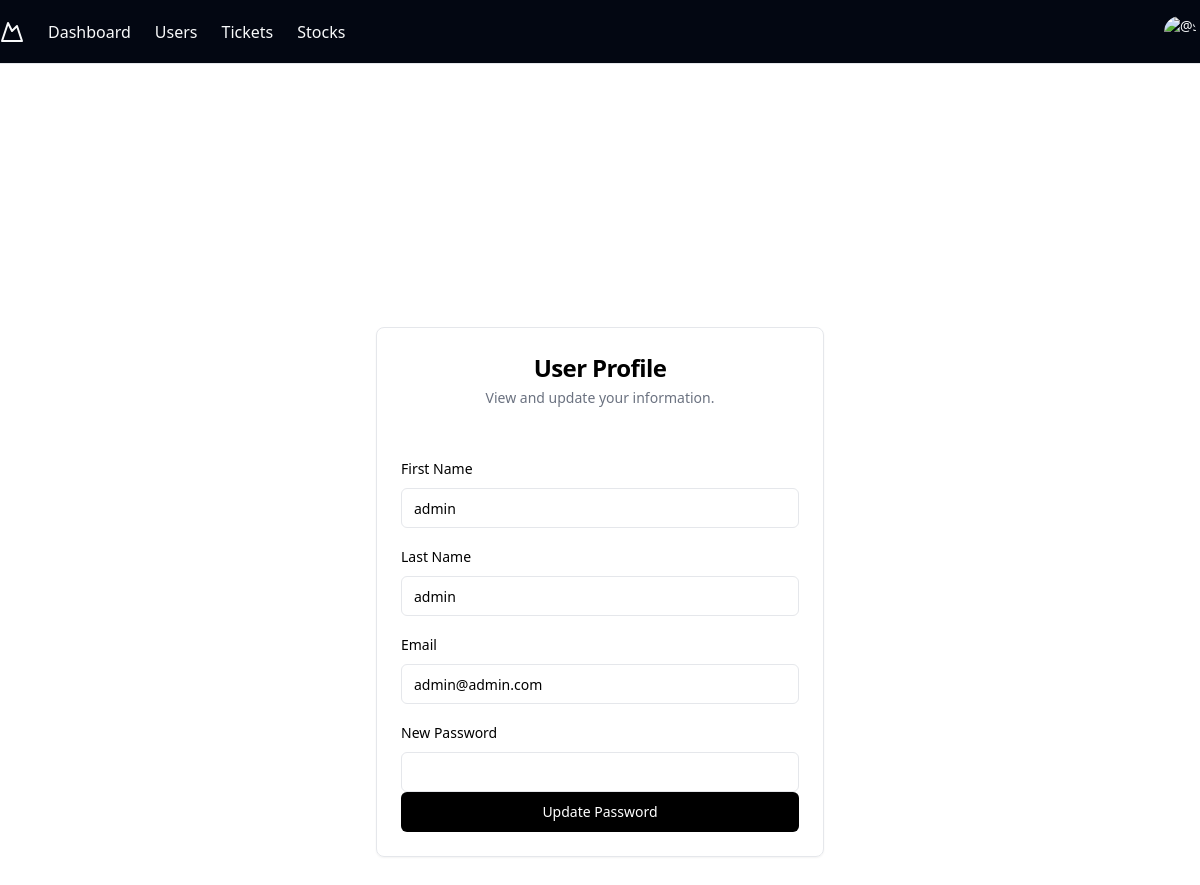
The app's page /profile.php (signed in) with its own data.
### tables this page shows
CREATE TABLE IF NOT EXISTS `users` (
  `id` int(11) NOT NULL AUTO_INCREMENT,
  `firstname` varchar(100) NOT NULL,
  `lastname` varchar(100) NOT NULL,
  `email` varchar(100) NOT NULL,
  `password` varchar(255) NOT NULL,
  `role` tinyint(4) NOT NULL DEFAULT '0',
  PRIMARY KEY (`id`),
  UNIQUE KEY `email` (`email`)
);

### profile.php (the view, shortened to what this page needs)
<?php
include("connection.php");
?>
<!DOCTYPE html>
<html lang="en">
<head>
</head>
<body>
<div class="flex flex-col w-full min-h-screen">
        <?php include 'navigation.php'; ?>
    <div class="flex h-screen w-full items-center justify-center px-4 dark:bg-gray-950">
        <div class="rounded-lg border bg-card text-card-foreground shadow-sm w-full max-w-md" data-v0-t="card">
            <div class="flex flex-col p-6 space-y-1 text-center">
                <h3 class="whitespace-nowrap tracking-tight text-2xl font-bold">User Profile</h3>
                <p class="text-sm text-gray-500 dark:text-gray-400">View and update your information.</p>
            </div>
            <div class="p-6 space-y-4">
                <div class="space-y-2">
                    <label class="text-sm font-medium leading-none peer-disabled:cursor-not-allowed peer-disabled:opacity-70" for="firstname">First Name</label>
                    <input class="flex h-10 w-full rounded-md border border-input bg-background px-3 py-2 text-sm ring-offset-background file:border-0 file:bg-transparent file:text-sm file:font-medium placeholder:text-muted-foreground focus-visible:outline-none focus-visible:ring-2 focus-visible:ring-ring focus-visible:ring-offset-2 disabled:cursor-not-allowed disabled:opacity-50" id="firstname" name="firstname" value="<?php echo htmlspecialchars($row['firstname']); ?>" readonly />
                </div>
                <div class="space-y-2">
                    <label class="text-sm font-medium leading-none peer-disabled:cursor-not-allowed peer-disabled:opacity-70" for="lastname">Last Name</label>
                    <input class="flex h-10 w-full rounded-md border border-input bg-background px-3 py-2 text-sm ring-offset-background file:border-0 file:bg-transparent file:text-sm file:font-medium placeholder:text-muted-foreground focus-visible:outline-none focus-visible:ring-2 focus-visible:ring-ring focus-visible:ring-offset-2 disabled:cursor-not-allowed disabled:opacity-50" id="lastname" name="lastname" value="<?php echo htmlspecialchars($row['lastname']); ?>" readonly />
                </div>
                <div class="space-y-2">
                    <label class="text-sm font-medium leading-none peer-disabled:cursor-not-allowed peer-disabled:opacity-70" for="email">Email</label>
                    <input class="flex h-10 w-full rounded-md border border-input bg-background px-3 py-2 text-sm ring-offset-background file:border-0 file:bg-transparent file:text-sm file:font-medium placeholder:text-muted-foreground focus-visible:outline-none focus-visible:ring-2 focus-visible:ring-ring focus-visible:ring-offset-2 disabled:cursor-not-allowed disabled:opacity-50" id="email" name="email" value="<?php echo htmlspecialchars($row['email']); ?>" readonly />
                </div>
                <form method="POST" action="">
                    <div class="space-y-2">
                        <label class="text-sm font-medium leading-none peer-disabled:cursor-not-allowed peer-disabled:opacity-70" for="password">New Password</label>
                        <input class="flex h-10 w-full rounded-md border border-input bg-background px-3 py-2 text-sm ring-offset-background file:border-0 file:bg-transparent file:text-sm file:font-medium placeholder:text-muted-foreground focus-visible:outline-none focus-visible:ring-2 focus-visible:ring-ring focus-visible:ring-offset-2 disabled:cursor-not-allowed disabled:opacity-50" id="password" name="password" type="password" />
                    </div>
                    <button class="inline-flex items-center justify-center whitespace-nowrap rounded-md text-sm font-medium ring-offset-background transition-colors focus-visible:outline-none focus-visible:ring-2 focus-visible:ring-ring focus-visible:ring-offset-2 disabled:pointer-events-none disabled:opacity-50 bg-black text-white hover:bg-primary/90 h-10 px-4 py-2 w-full" type="submit">
                        Update Password
                    </button>
                </form>
            </div>
        </div>
    </div>
    <script src="https://cdn.tailwindcss.com"></script>
</body>
</html>

### records on screen
users: firstname "admin", lastname "admin", email "admin@admin.com"
